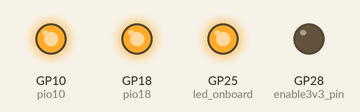
Bench run of a program on a simulated Raspberry Pi Pico running MicroPython. Shown: output pins drawn as LEDs (lit = HIGH).

Above: at 2.5 s.
At 5.5 s:
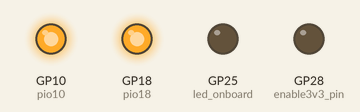
Timing chart, 0 to 8.8 s (numbered marks = the images above):
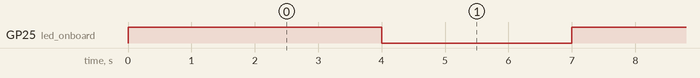

Measured:
- by itself, GP25 (led_onboard): alternates HIGH for 3.0 s and LOW for 3.0 s

The program:

main_consumptionTrial.py
```python
import network # type: ignore (this is a pylance ignore warning directive)
from time import sleep
from machine import Pin, freq # type: ignore

# pins
led_onboard = Pin("LED", Pin.OUT)
enable3v3_pin = Pin(28, Pin.OUT) # solder pin GP28 to '3V3_EN'-pin

pio10 = Pin(10, Pin.OUT)
pio18 = Pin(18, Pin.OUT)

led_onboard.on()
pio10.on()
pio18.on()

wlan = network.WLAN(network.STA_IF)
wlan.active(True) # to have comparable consumption
sleep(1)

#freq(200000000) # set CPU clock to 200 MHz to consume more power

while True:
    led_onboard.on()
    sleep(3)
    led_onboard.off()
    sleep(3)
# end while
```
